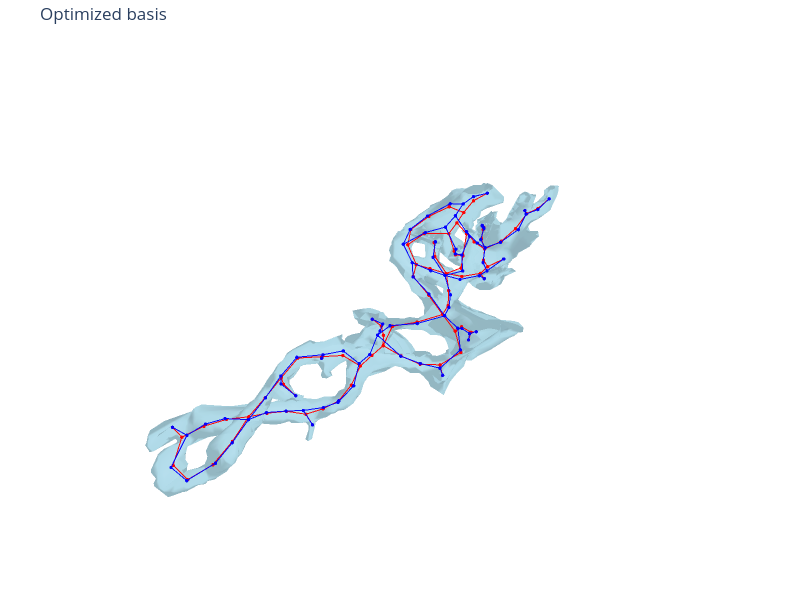

Notebook code cell kept with this figure:
### Markdown cell above
## Visualize mesh with optimized basis

### Code cell
fig = mm.visualize_mesh_3d(
    skel=[basis, optimized], 
    show_axes=False, 
    title="Optimized basis",
    skel_marker_size=2.0,
    skel_line_width=2.0,
    skel_color=['red', 'blue']
)
fig.show()
